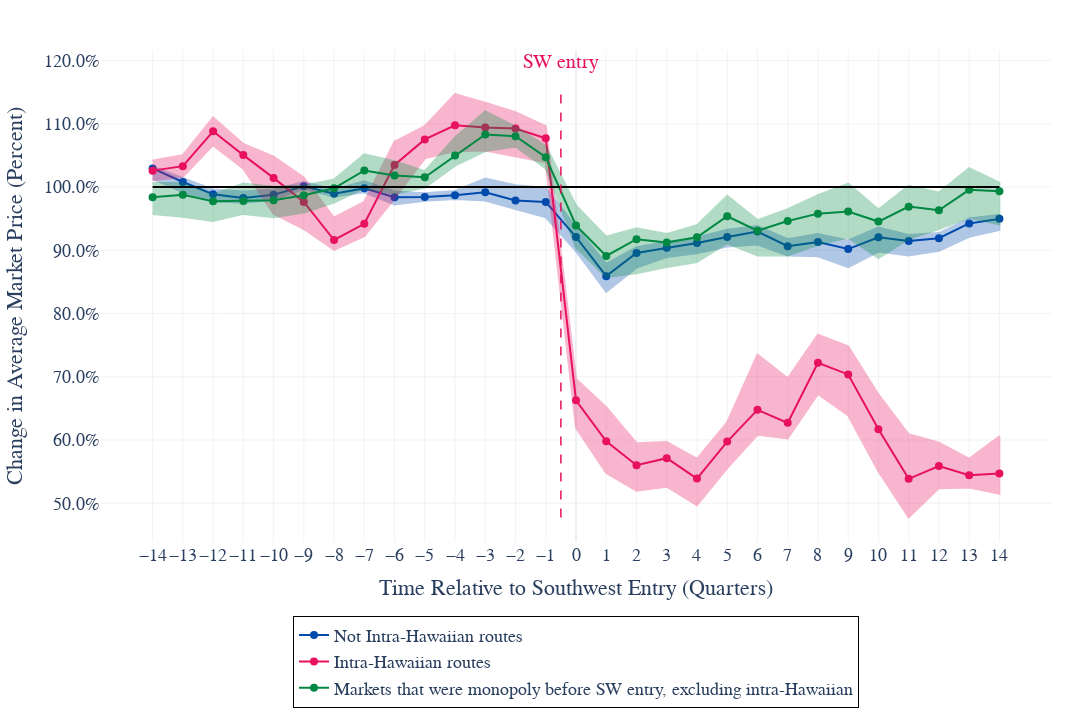

Notebook code cell kept with this figure:
### Code cell
periods = list(range(-14,15))

fig = go.Figure()

# Base coefficient line and CI band
fig.add_trace(go.Scatter(
    x=periods,
    y=np.exp(base_coefs_main[periods]),
    mode='lines+markers',
    line=dict(color=color_palette[0], width=2),
    marker=dict(size=8, color=color_palette[0]),
    name='Not Intra-Hawaiian routes'
))

fig.add_trace(go.Scatter(
    x=periods + periods[::-1],
    y=np.exp(base_ci_upper[2:-2]).tolist() + np.exp(base_ci_lower[2:-2]).tolist()[::-1],
    fill='toself',
    fillcolor=color_palette[0],
    opacity=0.3,
    line=dict(color=color_palette[0]),
    hoverinfo="skip",
    showlegend=False
))

# Targeted coefficient line and CI band
fig.add_trace(go.Scatter(
    x=periods,
    y=np.exp(targeted_coefs_main[periods]),
    mode='lines+markers',
    line=dict(color=color_palette[1], width=2),
    marker=dict(size=8, color=color_palette[1]),
    name='Intra-Hawaiian routes'
))

fig.add_trace(go.Scatter(
    x=periods + periods[::-1],
    y=np.exp(targeted_ci_upper[2:-2]).tolist() + np.exp(targeted_ci_lower[2:-2]).tolist()[::-1],
    fill='toself',
    fillcolor=color_palette[1],
    opacity=0.3,
    line=dict(color=color_palette[1]),
    hoverinfo="skip",
    showlegend=False
))

# Monopoly coefficient line and CI band
fig.add_trace(go.Scatter(
    x=periods,
    y=np.exp(monopoly_coefs_main[periods]),
    mode='lines+markers',
    line=dict(color=color_palette[4], width=2),
    marker=dict(size=8, color=color_palette[4]),
    name='Markets that were monopoly before SW entry, excluding intra-Hawaiian'
))

fig.add_trace(go.Scatter(
    x=periods + periods[::-1],
    y=np.exp(monopoly_ci_upper[2:-2]).tolist() + np.exp(monopoly_ci_lower[2:-2]).tolist()[::-1],
    fill='toself',
    fillcolor=color_palette[4],
    opacity=0.3,
    line=dict(color=color_palette[4]),
    hoverinfo="skip",
    showlegend=False
))

# Reference lines
fig.add_shape(
    type="line",
    x0=min(periods), y0=1, x1=max(periods), y1=1,
    line=dict(color="black", width=2, dash="solid")
)

y_min = min(np.min(np.exp(base_ci_lower)), np.min(np.exp(targeted_ci_lower)), np.min(np.exp(monopoly_ci_lower)))
y_max = max(np.max(np.exp(base_ci_upper)), np.max(np.exp(targeted_ci_upper)), np.max(np.exp(monopoly_ci_upper)))

fig.add_shape(
    type="line",
    x0=-0.5, y0=y_min, x1=-0.5, y1=y_max,
    line=dict(color='rgba(231, 17, 94, 1)', width=1.5, dash="dash")
)

# Southwest entry annotation
fig.add_annotation(
    x=-0.5,
    y=y_max + 0.05,
    text="SW entry",
    showarrow=False,
    font=dict(
        family="Arial",
        size=20,
        color='rgba(231, 17, 94, 1)'
    )
)

# Layout settings
fig.update_layout(
    width=1280,
    height=720,
    font=dict(
        family="Arial",
        size=20
    ),
    xaxis=dict(
        title='Time Relative to Southwest Entry (Quarters)',
        title_font=dict(size=22),
        tickmode='array',
        tickvals=periods,
        tickfont=dict(size=18),
        gridcolor='rgba(211, 211, 211, 0.3)',
        gridwidth=1,
        showgrid=True
    ),
    yaxis=dict(
        title='Change in Average Market Price (Percent)',
        title_font=dict(size=22),
        tickfont=dict(size=18),
        gridcolor='rgba(211, 211, 211, 0.3)',
        gridwidth=1,
        showgrid=True,
        tickformat='.1%'
    ),
    legend=dict(
        font=dict(size=18),
        orientation="h",
        y=-0.15,
        x=0.5,
        xanchor="center",
        bordercolor="black",
        borderwidth=1
    ),
    template='plotly_white',
    plot_bgcolor='rgba(255, 255, 255, 1)',
    margin=dict(t=50, b=100, l=100, r=40)
)

fig.show()

fig.write_image( PLOT_FOLDER/"main_plot.png", scale=3 )

### Figure 1 — Plotly figure (JSON) as saved in the notebook; plotly's stock layout.template omitted (floating-point values rounded to 4 significant figures)
{"data": [{"line": {"color": "rgba(0, 74, 174, 1)", "width": 2}, "marker": {"color": "rgba(0, 74, 174, 1)", "size": 8}, "mode": "lines+markers", "name": "Not Intra-Hawaiian routes", "type": "scatter", "x": [-14, -13, -12, -11, -10, -9, -8, -7, -6, -5, -4, -3, -2, -1, 0, 1, 2, 3, 4, 5, 6, 7, 8, 9, 10, 11, 12, 13, 14], "y": [1.03, 1.008, 0.9888, 0.9827, 0.9878, 1.001, 0.9895, 0.9983, 0.9839, 0.9844, 0.9872, 0.992, 0.9788, 0.9765, 0.921, 0.8592, 0.8958, 0.9041, 0.9115, 0.9211, 0.9298, 0.9065, 0.9132, 0.902, 0.9206, 0.9147, 0.9192, 0.9425, 0.9497]}, {"fill": "toself", "fillcolor": "rgba(0, 74, 174, 1)", "hoverinfo": "skip", "line": {"color": "rgba(0, 74, 174, 1)"}, "opacity": 0.3, "showlegend": false, "type": "scatter", "x": [-14, -13, -12, -11, -10, -9, -8, -7, -6, -5, -4, -3, -2, -1, 0, 1, 2, 3, 4, 5, 6, 7, 8, 9, 10, 11, 12, 13, 14, 14, 13, 12, 11, 10, 9, 8, 7, 6, 5, 4, 3, 2, 1, 0, -1, -2, -3, -4, -5, -6, -7, -8, -9, -10, -11, -12, -13, -14], "y": [1.032, 1.014, 0.9963, 0.993, 0.9957, 1.008, 0.9959, 1.009, 0.9929, 0.9904, 0.9939, 1.014, 1.003, 0.9987, 0.9372, 0.8784, 0.9049, 0.9131, 0.9201, 0.9327, 0.9385, 0.9175, 0.9256, 0.9158, 0.9361, 0.9244, 0.9273, 0.9503, 0.9559, 0.9322, 0.9214, 0.8991, 0.8919, 0.8981, 0.8732, 0.8906, 0.8917, 0.9092, 0.9061, 0.8955, 0.8895, 0.8726, 0.8343, 0.8987, 0.9523, 0.9654, 0.9786, 0.981, 0.9785, 0.9724, 0.9917, 0.985, 0.9972, 0.9798, 0.9754, 0.9776, 0.992, 1.013]}, {"line": {"color": "rgba(231, 17, 94, 1)", "width": 2}, "marker": {"color": "rgba(231, 17, 94, 1)", "size": 8}, "mode": "lines+markers", "name": "Intra-Hawaiian routes", "type": "scatter", "x": [-14, -13, -12, -11, -10, -9, -8, -7, -6, -5, -4, -3, -2, -1, 0, 1, 2, 3, 4, 5, 6, 7, 8, 9, 10, 11, 12, 13, 14], "y": [1.026, 1.033, 1.088, 1.051, 1.015, 0.9764, 0.9163, 0.942, 1.035, 1.075, 1.098, 1.094, 1.093, 1.077, 0.6627, 0.598, 0.5601, 0.5713, 0.5391, 0.5975, 0.6477, 0.6271, 0.7221, 0.7037, 0.617, 0.5386, 0.5589, 0.5444, 0.5469]}, {"fill": "toself", "fillcolor": "rgba(231, 17, 94, 1)", "hoverinfo": "skip", "line": {"color": "rgba(231, 17, 94, 1)"}, "opacity": 0.3, "showlegend": false, "type": "scatter", "x": [-14, -13, -12, -11, -10, -9, -8, -7, -6, -5, -4, -3, -2, -1, 0, 1, 2, 3, 4, 5, 6, 7, 8, 9, 10, 11, 12, 13, 14, 14, 13, 12, 11, 10, 9, 8, 7, 6, 5, 4, 3, 2, 1, 0, -1, -2, -3, -4, -5, -6, -7, -8, -9, -10, -11, -12, -13, -14], "y": [1.042, 1.051, 1.11, 1.068, 1.048, 1.015, 0.9515, 0.9767, 1.072, 1.096, 1.147, 1.133, 1.118, 1.096, 0.6965, 0.6519, 0.595, 0.5969, 0.5703, 0.6278, 0.7352, 0.6974, 0.7665, 0.7482, 0.6721, 0.6091, 0.5958, 0.5702, 0.606, 0.5149, 0.5248, 0.5239, 0.4776, 0.5507, 0.6388, 0.6727, 0.6024, 0.6083, 0.5555, 0.4971, 0.5261, 0.5198, 0.5477, 0.6195, 1.039, 1.049, 1.058, 1.057, 1.045, 0.9822, 0.9223, 0.9007, 0.9337, 0.958, 1.029, 1.066, 1.016, 1.011]}, {"line": {"color": "rgba(1, 137, 67, 1)", "width": 2}, "marker": {"color": "rgba(1, 137, 67, 1)", "size": 8}, "mode": "lines+markers", "name": "Markets that were monopoly before SW entry, excluding intra-Hawaiian", "type": "scatter", "x": [-14, -13, -12, -11, -10, -9, -8, -7, -6, -5, -4, -3, -2, -1, 0, 1, 2, 3, 4, 5, 6, 7, 8, 9, 10, 11, 12, 13, 14], "y": [0.984, 0.9878, 0.9774, 0.9782, 0.9791, 0.9872, 0.9981, 1.026, 1.018, 1.015, 1.05, 1.083, 1.08, 1.047, 0.9393, 0.8911, 0.9175, 0.9123, 0.9207, 0.9539, 0.931, 0.9463, 0.958, 0.9614, 0.9455, 0.9691, 0.9633, 0.9957, 0.9933]}, {"fill": "toself", "fillcolor": "rgba(1, 137, 67, 1)", "hoverinfo": "skip", "line": {"color": "rgba(1, 137, 67, 1)"}, "opacity": 0.3, "showlegend": false, "type": "scatter", "x": [-14, -13, -12, -11, -10, -9, -8, -7, -6, -5, -4, -3, -2, -1, 0, 1, 2, 3, 4, 5, 6, 7, 8, 9, 10, 11, 12, 13, 14, 14, 13, 12, 11, 10, 9, 8, 7, 6, 5, 4, 3, 2, 1, 0, -1, -2, -3, -4, -5, -6, -7, -8, -9, -10, -11, -12, -13, -14], "y": [1.007, 1.006, 0.9882, 1.006, 1.0, 1.002, 1.012, 1.052, 1.041, 1.025, 1.079, 1.12, 1.096, 1.065, 0.9709, 0.9217, 0.9349, 0.9259, 0.9396, 0.9862, 0.9478, 0.9651, 0.9872, 1.005, 0.9645, 1.002, 0.9913, 1.03, 1.007, 0.9411, 0.9517, 0.9338, 0.9182, 0.8877, 0.9201, 0.9088, 0.8917, 0.8918, 0.9112, 0.8815, 0.8737, 0.8636, 0.858, 0.9044, 1.03, 1.064, 1.057, 1.034, 0.9992, 0.9896, 0.9984, 0.9754, 0.9597, 0.9523, 0.9576, 0.9465, 0.953, 0.9574]}], "layout": {"annotations": [{"font": {"color": "rgba(231, 17, 94, 1)", "family": "Arial", "size": 20}, "showarrow": false, "text": "SW entry", "x": -0.5, "y": 1.197}], "font": {"family": "Arial", "size": 20}, "height": 720, "legend": {"bordercolor": "black", "borderwidth": 1, "font": {"size": 18}, "orientation": "h", "x": 0.5, "xanchor": "center", "y": -0.15}, "margin": {"b": 100, "l": 100, "r": 40, "t": 50}, "plot_bgcolor": "rgba(255, 255, 255, 1)", "shapes": [{"line": {"color": "black", "dash": "solid", "width": 2}, "type": "line", "x0": -14, "x1": 14, "y0": 1, "y1": 1}, {"line": {"color": "rgba(231, 17, 94, 1)", "dash": "dash", "width": 1.5}, "type": "line", "x0": -0.5, "x1": -0.5, "y0": 0.4776, "y1": 1.147}], "width": 1280, "xaxis": {"gridcolor": "rgba(211, 211, 211, 0.3)", "gridwidth": 1, "showgrid": true, "tickfont": {"size": 18}, "tickmode": "array", "tickvals": [-14, -13, -12, -11, -10, -9, -8, -7, -6, -5, -4, -3, -2, -1, 0, 1, 2, 3, 4, 5, 6, 7, 8, 9, 10, 11, 12, 13, 14], "title": {"font": {"size": 22}, "text": "Time Relative to Southwest Entry (Quarters)"}}, "yaxis": {"gridcolor": "rgba(211, 211, 211, 0.3)", "gridwidth": 1, "showgrid": true, "tickfont": {"size": 18}, "tickformat": ".1%", "title": {"font": {"size": 22}, "text": "Change in Average Market Price (Percent)"}}}}
